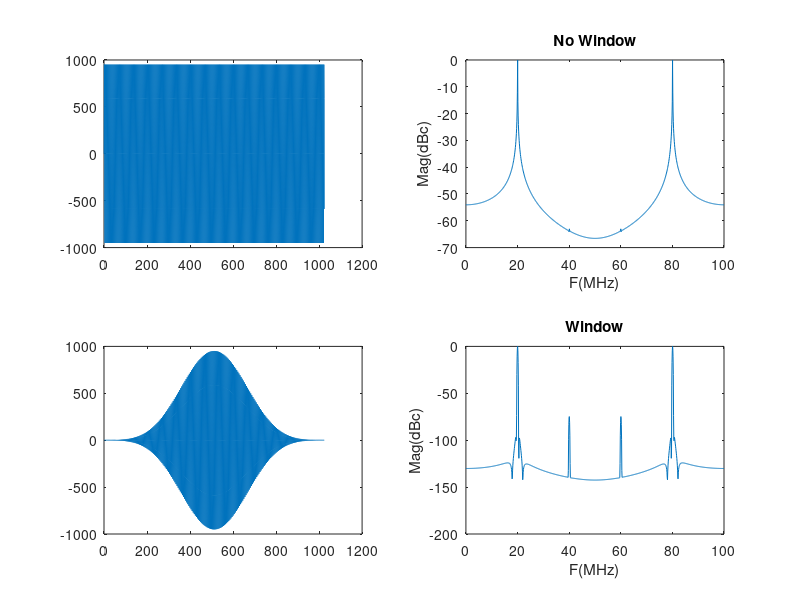

This figure's MATLAB source:
% demonstrate window function
clear;
Fs=100e6;
dt=1/Fs;
N=1024;
t=dt*(0:N-1);
Fc=20e6;
A=1000;

x=round(A*sin(2*pi*Fc.*t));
subplot(2,2,1);
plot(x);
xfft=20*log10(abs(fft(x)));
xfft=xfft-max(xfft);
f=linspace(0,Fs/1e6,N);
subplot(2,2,2);
plot(f,xfft);
title('No Window');
xlabel('F(MHz)');ylabel('Mag(dBc)');

subplot(2,2,3);
h=blackmanharris(N)';
y=h.*x;
plot(y)
subplot(2,2,4);
yfft=20*log10(abs(fft(y)));
yfft=yfft-max(yfft);
plot(f,yfft);
title('Window');
xlabel('F(MHz)');ylabel('Mag(dBc)');
